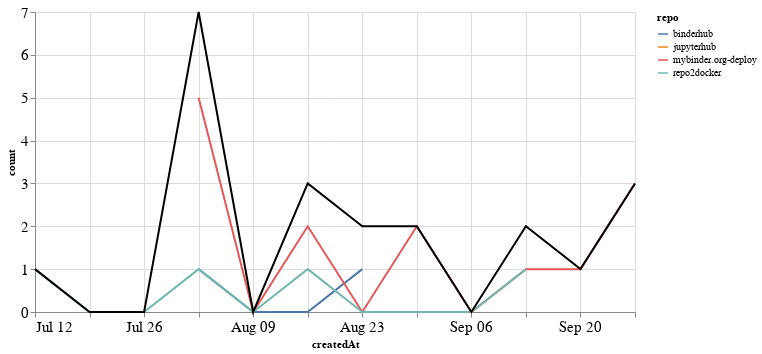

Notebook source saved alongside this figure:
### Markdown cell above
## PRs

### Code cell
prs_time = prs.groupby('repo').resample('W', on='createdAt').count()['author'].reset_index()
prs_time = prs_time.rename(columns={'author': 'count'})
prs_time_total = prs_time.groupby('createdAt').agg({"count": "sum"}).reset_index()

ch1 = alt.Chart(prs_time, width=600).mark_line().encode(
    x='createdAt',
    y='count',
    color='repo',
    tooltip="repo"
)

ch2 = alt.Chart(prs_time_total, width=600).mark_line(color="black").encode(
    x='createdAt',
    y='count',
)

ch1 + ch2

### Figure 1 — Vega-Lite specification as saved in the notebook (floating-point values rounded to 4 significant figures)
{"config": {"axisLeft": {"labelFontSize": 15}, "axisBottom": {"labelFontSize": 15}}, "layer": [{"data": {"name": "data-505625e8b9a82382c77533e8d3eb4888"}, "mark": "line", "encoding": {"color": {"type": "nominal", "field": "repo"}, "tooltip": {"type": "nominal", "field": "repo"}, "x": {"type": "temporal", "field": "createdAt"}, "y": {"type": "quantitative", "field": "count"}}, "width": 600}, {"data": {"name": "data-9e9fdc8450ede3f8339fdf2759e0ae04"}, "mark": {"type": "line", "color": "black"}, "encoding": {"x": {"type": "temporal", "field": "createdAt"}, "y": {"type": "quantitative", "field": "count"}}, "width": 600}], "$schema": "https://vega.github.io/schema/vega-lite/v4.8.1.json", "datasets": {"data-505625e8b9a82382c77533e8d3eb4888": [{"repo": "binderhub", "createdAt": "2020-08-02T00:00:00", "count": 1}, {"repo": "binderhub", "createdAt": "2020-08-09T00:00:00", "count": 0}, {"repo": "binderhub", "createdAt": "2020-08-16T00:00:00", "count": 0}, {"repo": "binderhub", "createdAt": "2020-08-23T00:00:00", "count": 1}, {"repo": "jupyterhub", "createdAt": "2020-08-23T00:00:00", "count": 1}, {"repo": "mybinder.org-deploy", "createdAt": "2020-08-02T00:00:00", "count": 5}, {"repo": "mybinder.org-deploy", "createdAt": "2020-08-09T00:00:00", "count": 0}, {"repo": "mybinder.org-deploy", "createdAt": "2020-08-16T00:00:00", "count": 2}, {"repo": "mybinder.org-deploy", "createdAt": "2020-08-23T00:00:00", "count": 0}, {"repo": "mybinder.org-deploy", "createdAt": "2020-08-30T00:00:00", "count": 2}, {"repo": "mybinder.org-deploy", "createdAt": "2020-09-06T00:00:00", "count": 0}, {"repo": "mybinder.org-deploy", "createdAt": "2020-09-13T00:00:00", "count": 1}, {"repo": "mybinder.org-deploy", "createdAt": "2020-09-20T00:00:00", "count": 1}, {"repo": "mybinder.org-deploy", "createdAt": "2020-09-27T00:00:00", "count": 3}, {"repo": "repo2docker", "createdAt": "2020-07-12T00:00:00", "count": 1}, {"repo": "repo2docker", "createdAt": "2020-07-19T00:00:00", "count": 0}, {"repo": "repo2docker", "createdAt": "2020-07-26T00:00:00", "count": 0}, {"repo": "repo2docker", "createdAt": "2020-08-02T00:00:00", "count": 1}, {"repo": "repo2docker", "createdAt": "2020-08-09T00:00:00", "count": 0}, {"repo": "repo2docker", "createdAt": "2020-08-16T00:00:00", "count": 1}, {"repo": "repo2docker", "createdAt": "2020-08-23T00:00:00", "count": 0}, {"repo": "repo2docker", "createdAt": "2020-08-30T00:00:00", "count": 0}, {"repo": "repo2docker", "createdAt": "2020-09-06T00:00:00", "count": 0}, {"repo": "repo2docker", "createdAt": "2020-09-13T00:00:00", "count": 1}], "data-9e9fdc8450ede3f8339fdf2759e0ae04": [{"createdAt": "2020-07-12T00:00:00", "count": 1}, {"createdAt": "2020-07-19T00:00:00", "count": 0}, {"createdAt": "2020-07-26T00:00:00", "count": 0}, {"createdAt": "2020-08-02T00:00:00", "count": 7}, {"createdAt": "2020-08-09T00:00:00", "count": 0}, {"createdAt": "2020-08-16T00:00:00", "count": 3}, {"createdAt": "2020-08-23T00:00:00", "count": 2}, {"createdAt": "2020-08-30T00:00:00", "count": 2}, {"createdAt": "2020-09-06T00:00:00", "count": 0}, {"createdAt": "2020-09-13T00:00:00", "count": 2}, {"createdAt": "2020-09-20T00:00:00", "count": 1}, {"createdAt": "2020-09-27T00:00:00", "count": 3}]}}
